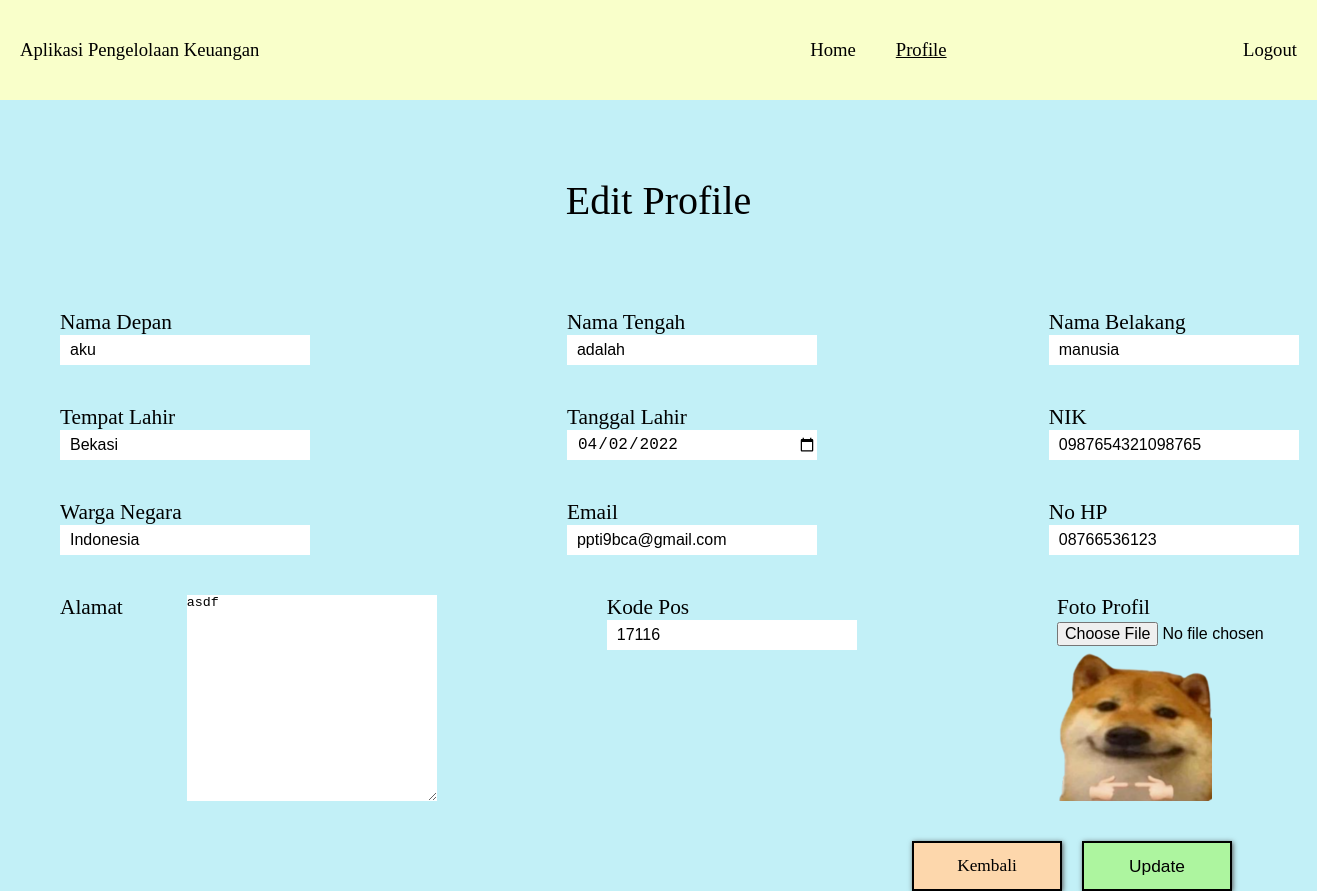
The page /editProfile.php (signed in) on the database its author committed.
### tables this page shows
CREATE TABLE `users` (
  `namaDepan` varchar(50) NOT NULL,
  `namaTengah` varchar(50) NOT NULL,
  `namaBelakang` varchar(50) NOT NULL,
  `tempatLahir` varchar(50) NOT NULL,
  `tanggalLahir` date NOT NULL,
  `nik` char(16) NOT NULL,
  `wargaNegara` varchar(50) NOT NULL,
  `email` varchar(50) NOT NULL,
  `noHp` varchar(20) NOT NULL,
  `alamat` varchar(100) NOT NULL,
  `kodePos` int(5) NOT NULL,
  `username` varchar(50) NOT NULL,
  `pass1` varchar(50) NOT NULL,
  `pass2` varchar(50) NOT NULL,
  `fotoProfil` varchar(50) NOT NULL
);

### editProfile.php (the view, shortened to what this page needs)
<?php
    include ("config.php");
    $str_query = "SELECT * FROM users where nik = '".$_SESSION["nik-login"]."'";
    $query = mysqli_query($connection, $str_query);
    $row = mysqli_fetch_array($query);
?>
<!DOCTYPE html>
<html lang="en">
<head>
    <link rel="stylesheet" href="./style.css">
</head>
<body style="background-color: #c2f0f7;">
    <div class="navbar">
        <div class="navbar-title">
            Aplikasi Pengelolaan Keuangan
        </div>
        <div class="navbar-menu">
            <div class="navbar-item">
                <a href="./home.php">Home</a>
            </div>
            <div class="navbar-item">
                <u>
                    <a href="./profile.php">Profile</a>
                </u>
            </div>
        </div>
        <div class="navbar-logout">
            <a href="./logout.php">Logout</a>
        </div>
    </div>
    <div class="reg-title">
        Edit Profile
    </div>
    <div class="form-reg">
        <form action="prosesEditProfile.php" method="post" enctype="multipart/form-data">
            <div class="row1">
                <div class="nama-dpn">
                    <label for="nama-dpn">Nama Depan</label>
                    <input type="text" name="nama-depan" value="<?php echo $row['namaDepan']; ?>" required>
                </div>
                <div class="nama-tgh">
                    <label for="nama-tgh">Nama Tengah</label>
                    <input type="text" name="nama-tengah" value="<?php echo $row['namaTengah']; ?>" required>
                </div>
                <div class="nama-blk">
                    <label for="nama-blk">Nama Belakang</label>
                    <input type="text" name="nama-belakang" value="<?php echo $row['namaBelakang']; ?>" required>
                </div>
            </div>
            <div class="row2">
                <div class="tpt-lahir">
                    <label for="tpt-lahir">Tempat Lahir</label>
                    <input type="text" name="tempat-lahir" value="<?php echo $row['tempatLahir']; ?>" required>
                </div>
                <div class="tgl-lahir">
                    <label for="tgl-lahir">Tanggal Lahir</label>
                    <input type="date" name="tanggal-lahir" value="<?php echo $row['tanggalLahir']; ?>" required>
                </div>
                <div class="nik">
                    <label for="nik">NIK</label>
                    <input type="text" name="nik" value="<?php echo $row['nik']; ?>" readonly>
                </div>
            </div>
            <div class="row3">
                <div class="wrg-ngr">
                    <label for="wrg-ngr">Warga Negara</label>
                    <input type="text" name="warga-negara" value="<?php echo $row['wargaNegara']; ?>" required>
                </div>
                <div class="email">
                    <label for="email">Email</label>
                    <input type="email" name="email" value="<?php echo $row['email']; ?>" required>
                </div>
                <div class="no-hp">
                    <label for="no-hp">No HP</label>
                    <input type="number" name="no-hp" value="<?php echo $row['noHp']; ?>" required>
                </div>
            </div>
            <div class="row4">
                <div class="alamat">
                    <label for="alamat">Alamat</label>
                    <textarea name="alamat" cols="30" rows="10"><?php echo $row['alamat']; ?></textarea>
                </div>
                <div class="kode-pos">
                    <label for="kode-pos">Kode Pos</label>
                    <input type="number" name="kode-pos" value="<?php echo $row['kodePos']; ?>" required>
                </div>
                <div class="foto-profil">
                    <label for="foto-profil">Foto Profil</label>
                    <input type="file" name="foto-profil" accept="image/*">
                    <img src="./assets/<?php echo $row["fotoProfil"]; ?>" alt="fotoProfil" srcset="">
                </div>
            </div>
            <div class="row6">
                <div class="kembali">
                    <a href="./home.php" class="button">Kembali</a>
                </div>
                <div class="update">
                    <input type="submit" value="Update" name="update">
                </div>
            </div>
        </form>
    </div>
</body>
</html>

### style.css (style rules this page uses)
* { margin: 0px; padding: 0px; box-sizing: border-box; }
.reg-title { display: flex; align-items: center; justify-content: center; height: 200px; font-size: 30pt; }
.form-reg { display: flex; justify-content: space-around; flex-direction: column; font-size: 16pt; }
.form-reg input[type=text], input[type=email], input[type=date], input[type=number] { border: none; height: 30px; width: 250px; font-size: 12pt; padding-left: 10px; }
.form-reg input[type=file] { border: none; height: 30px; width: 250px; font-size: 12pt; }
.row1 { display: flex; align-items: center; margin: 10px; margin-bottom: 40px; }
.nama-dpn { width: 33%; margin-left: 50px; }
.nama-dpn label { margin-right: 10px; }
.nama-tgh { width: 33%; margin-left: 100px; padding-left: 70px; }
.nama-tgh label { margin-right: 10px; }
.nama-blk { width: 33%; margin-left: 100px; padding-left: 100px; }
.nama-blk label { margin-right: 10px; }
.row2 { display: flex; align-items: center; margin: 10px; margin-bottom: 40px; }
.tpt-lahir { width: 33%; margin-left: 50px; }
.tpt-lahir label { margin-right: 6px; }
.tgl-lahir { width: 33%; margin-left: 100px; padding-left: 70px; }
.tgl-lahir label { margin-right: 8px; }
.nik { width: 33%; margin-left: 100px; padding-left: 100px; }
.nik label { margin-right: 109px; }
.row3 { display: flex; align-items: center; margin: 10px; margin-bottom: 40px; }
.wrg-ngr { width: 33%; margin-left: 50px; }
.email { width: 33%; margin-left: 100px; padding-left: 70px; }
.email label { margin-right: 77px; }
.no-hp { width: 33%; margin-left: 100px; padding-left: 100px; }
.no-hp label { margin-right: 88px; }
.row4 { display: flex; align-items: top; margin: 10px; margin-bottom: 40px; }
.alamat { width: 33%; margin-left: 50px; display: flex; align-items: top; }
.alamat label { margin-right: 64px; }
.alamat textarea { width: 250px; border: none; }
.kode-pos { width: 33%; margin-left: 100px; padding-left: 70px; }
.kode-pos label { margin-right: 46px; }
.foto-profil { width: 33%; margin-left: 100px; padding-left: 100px; }
.foto-profil label { margin-right: 53px; }
.row6 { display: flex; align-items: center; justify-content: flex-end; margin-right: 65px; }
.kembali a { width: 150px; height: 50px; margin-right: 20px; display: flex; align-items: center; justify-content: center; color: black; text-decoration: none; cursor: pointer; appearance: button; border: solid black 2pt; background-color: #fdd7ac; font-size: 13pt; box-shadow: rgb(88, 88, 88) 1px 1px 5px; }
.navbar { display: flex; align-items: center; height: 100px; background-color: #f9ffca; font-size: 14pt; }
.navbar-title { width: 60%; padding: 20px; }
.navbar-menu { display: flex; width: 30%; }
.navbar-item { margin: 20px; }
.navbar-item a { text-decoration: none; color: black; }
.navbar-logout { display: flex; width: 10%; justify-content: flex-end; padding: 20px; }
.navbar-logout a { text-decoration: none; color: black; }
.foto-profil img { display: flex; max-width: 300px; max-height: 300px; }
.update input { width: 150px; height: 50px; border: none; background-color: #adf59f; cursor: pointer; font-size: 13pt; margin-right: 20px; border: solid black 2pt; box-shadow: rgb(88, 88, 88) 1px 1px 5px; }

### rows shown on the page
users: nama-depan "aku", nama-tengah "adalah", nama-belakang "manusia", tempat-lahir "Bekasi", tanggal-lahir "04/02/2022", nik "0987654321098765", warga-negara "Indonesia", email "ppti9bca@gmail.com", no-hp "08766536123", alamat "asdf", kode-pos "17116", fotoProfil (picture)
